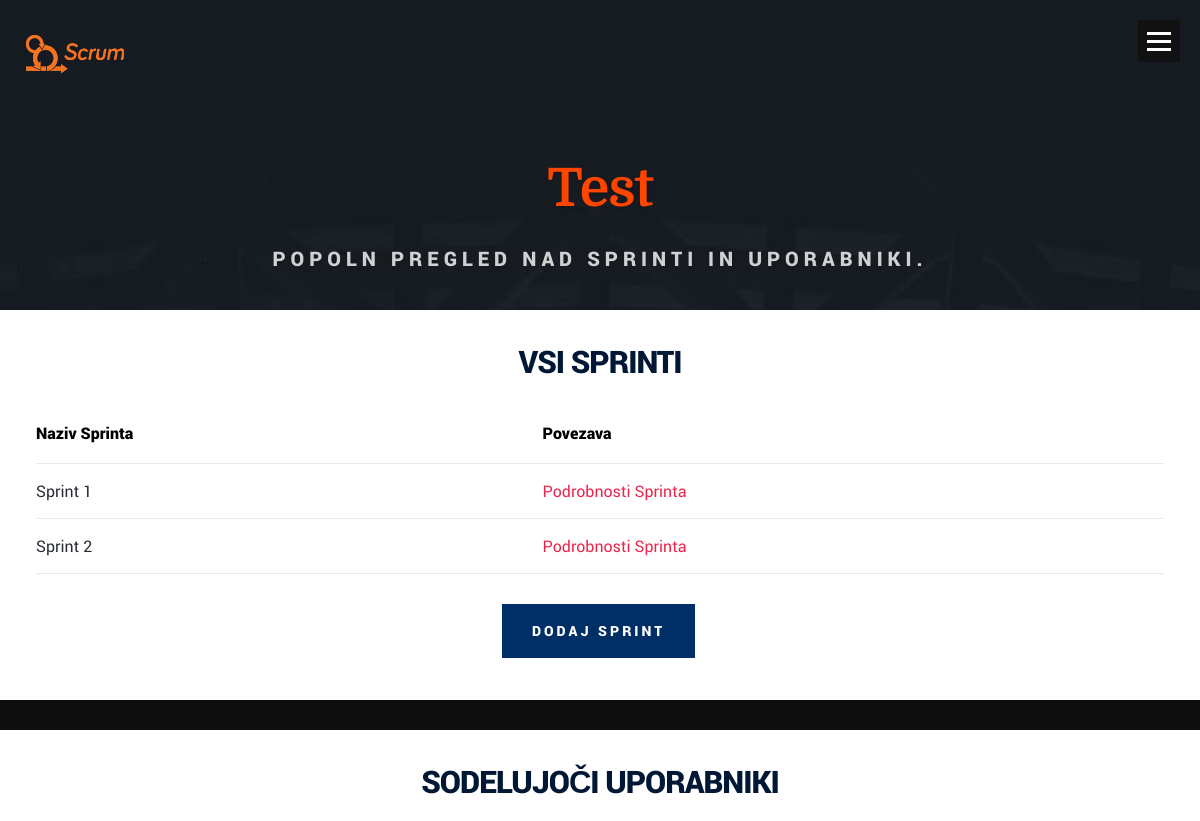
/project.php?idProjekt=23 (signed in, upper part), run on an earlier commit of the app's database.
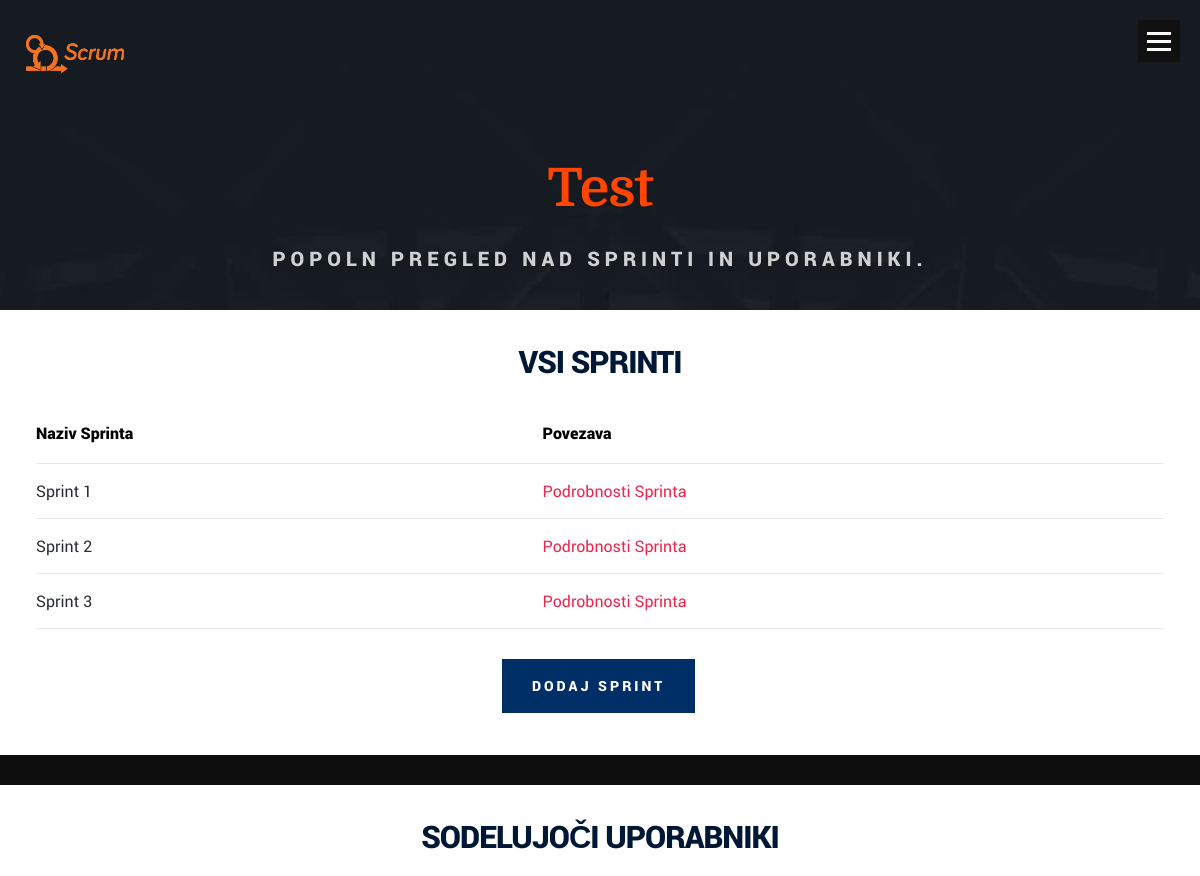
And on a later commit of the database.
### tables this page shows
CREATE TABLE `projekt` (
  `idProjekt` int(11) NOT NULL,
  `naziv` varchar(500) NOT NULL,
  `steviloSprintov` int(11) NOT NULL
);

CREATE TABLE `sprint` (
  `idSprint` int(11) NOT NULL,
  `naziv` varchar(500) NOT NULL,
  `idProjekt` int(11) NOT NULL
);

### project.php (the view, shortened to what this page needs)
<?php
include('includes/header.php');
if (isset($_SESSION['ime'])) {
    $q1 = "SELECT * FROM projekt WHERE idProjekt = {$_GET['idProjekt']}";
    $r1 = mysqli_query($dbc, $q1) or trigger_error("Query: $q1\n<br />MySQL Error: " . mysqli_error($dbc));
    $results = mysqli_fetch_array($r1, MYSQLI_ASSOC);
    echo '<div id = "main-content-wrap" >
        <section id = "intro" >
            <div class="row intro-content" >
                <div class="col-twelve" >
                    <h1 class="animate-intro" > ' . $results['naziv'] . '</h1 >
                    <h3 class="animate-intro" >Popoln pregled nad Sprinti in uporabniki.</h3 >
                    <br/>
                </div >
            </div >
        </section >
        <section id = "styles" >
            <div class="row add-bottom text-center" >
                <div class="row" >
                    <div class="col-twelve" >
                    <br/>
                    <h1>VSI SPRINTI</h1>
                        <div class="table-responsive" >';
                        $q2 = "SELECT * FROM sprint WHERE idProjekt = {$_GET['idProjekt']}";
                        $r2 = mysqli_query($dbc, $q2) or trigger_error("Query: $q2\n<br />MySQL Error: " . mysqli_error($dbc));
                        $num = mysqli_num_rows($r2);
                        if ($num > 0) {
                            echo '<table>
                                    <thead>
                                        <tr>
                                            <th>Naziv Sprinta</th>
                                            <th>Povezava</th>
                                        </tr>
                                    </thead>
                                    <tbody>';
                            while ($row = mysqli_fetch_array($r2, MYSQLI_ASSOC)) {
                                echo '<tr id="dodajanje">
                                   <td>' . $row['naziv'] . '</td>
                                   <td><a href="/ScrumTable/sprint.php?idSprint=' . $row['idSprint'] . '" title="">Podrobnosti Sprinta</a></td>
                                </tr>';
                            }
                            echo '</tbody></table></div>
                            <form method="post" action="addSprint.php?idProjekt=' . $_GET['idProjekt'] . '">
                                <button class="button button-primary">Dodaj Sprint</button>
                            </form>';
                        } else {
                            echo '<p class="error">Niste dodali nobenega Sprinta.</p>';
                        }
                    echo '</div>
                </div>
            </div>
        </section>
        <section id = "styles" >
            <div class="row add-bottom text-center" >
                <div class="row" >
                    <div class="col-twelve" >
                    <br/>
                    <h1>SODELUJOČI UPORABNIKI</h1>
                        <div class="table-responsive" >';
            echo '<table>
                    <thead>
                        <tr>
                            <th>Ime uporabnika</th>
                            <th>Email</th>
                        </tr>
                    </thead>
                <tbody>';
        echo '</tbody></table></div>
        <label>Izberite uporabnike iz seznama in jih s klikom na gumb "Dodaj uporabnika/e" povabite k sodelovanju.</label>
        <form action="addUser.php?idProjekt='.$_GET['idProjekt'].'" method="post">
            <fieldset>
                <select name="uporabniki[]" class="izberiUporabnika" style="width: 100%" multiple>';
            echo '</select>
            </fieldset>
            <input class="button button-primary" type="submit" name="submit" value="Dodaj uporabnika/e" />
        </form>
        </div>
        </div>
    </section>
</div>';
} else {
    echo '<h1>Za ogled podrobnosti projekta se prijavite v sistem.</h1> </div>
            </div>
        </div>
    </section>
</div></br></br>';
}
include('includes/footer.php');

### includes/header.php (shortened to what this page needs)
<!DOCTYPE html>
<html class="no-js" lang="en">
<head>
    <link rel="stylesheet" href="css/base.css">
    <link rel="stylesheet" href="css/vendor.css">
    <link rel="stylesheet" href="css/main.css">
    <link rel="stylesheet" href="styles/site.css">
</head>
<body id="top">
<header class="main-header">
    <div class="logo">
        <a href="/ScrumTable">ScrumTable</a>
    </div>
    <a class="menu-toggle" href="#"><span>Menu</span></a>
</header>

### includes/footer.php (shortened to what this page needs)
</body>
</html>

### css/base.css (style rules this page uses)
html { font-family: sans-serif; -ms-text-size-adjust: 100%; -webkit-text-size-adjust: 100%; }
body { margin: 0; }
article, aside, details, figcaption, figure, footer, header, hgroup, main, menu, nav, section, summary { display: block; }
a { background: transparent; }
h1 { font-size: 2em; margin: 0.67em 0; }
button, input, optgroup, select, textarea { color: inherit; font: inherit; margin: 0; }
button { overflow: visible; }
button, select { text-transform: none; }
button, html input[type="button"], input[type="reset"], input[type="submit"] { -webkit-appearance: button; cursor: pointer; }
table { border-collapse: collapse; border-spacing: 0; }
td, th { padding: 0; }
html { font-size: 62.5%; box-sizing: border-box; }
*, *::before, *::after { box-sizing: inherit; }
body { font-weight: normal; line-height: 1; text-rendering: optimizeLegibility; word-wrap: break-word; -webkit-overflow-scrolling: touch; -webkit-text-size-adjust: none; }
body, input, button { -moz-osx-font-smoothing: grayscale; -webkit-font-smoothing: antialiased; }
div, dl, dt, dd, ul, ol, li, h1, h2, h3, h4, h5, h6, pre, form, p, blockquote, th, td { margin: 0; padding: 0; }
h1, h2, h3, h4, h5, h6 { -webkit-font-variant-ligatures: common-ligatures; -moz-font-variant-ligatures: common-ligatures; font-variant-ligatures: common-ligatures; text-rendering: optimizeLegibility; }
a { text-decoration: none; line-height: inherit; }
.row { width: 94%; max-width: 1140px; margin: 0 auto; }
.row:before, .row:after { content: ""; display: table; }
.row:after { clear: both; }
.row .row { width: auto; max-width: none; margin-left: -20px; margin-right: -20px; }
[class*="col-"], .bgrid { float: left; }
[class*="col-"] { padding: 0 20px; }
.col-twelve, .col-full { width: 100%; }
.add-bottom { margin-bottom: 3rem !important; }
.text-center { text-align: center; }

### styles/site.css (style rules this page uses)
::placeholder { color: orange; }
#styles { background-color: white !important; }

What changed in the data, as far as the page shows it:
added sprint: naziv "Sprint 3"
